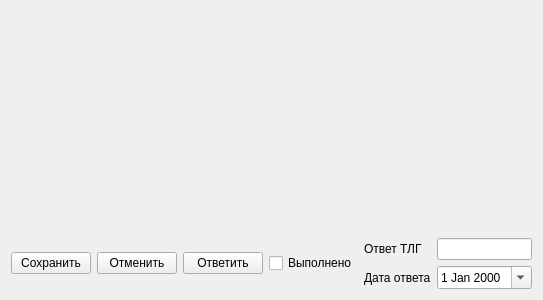
<?xml version="1.0" encoding="UTF-8"?>
<ui version="4.0">
 <class>CompleteForm</class>
 <widget class="QWidget" name="CompleteForm">
  <property name="windowModality">
   <enum>Qt::WindowModal</enum>
  </property>
  <property name="geometry">
   <rect>
    <x>0</x>
    <y>0</y>
    <width>442</width>
    <height>300</height>
   </rect>
  </property>
  <property name="windowTitle">
   <string>Лист контроля</string>
  </property>
  <layout class="QVBoxLayout" name="verticalLayout" stretch="1,0">
   <item>
    <layout class="QHBoxLayout" name="podr_layout"/>
   </item>
   <item>
    <layout class="QHBoxLayout" name="buttons_layout">
     <item>
      <widget class="QPushButton" name="save_btn">
       <property name="text">
        <string>Сохранить</string>
       </property>
      </widget>
     </item>
     <item>
      <widget class="QPushButton" name="cancel_btn">
       <property name="text">
        <string>Отменить</string>
       </property>
      </widget>
     </item>
     <item>
      <widget class="QPushButton" name="create_doc_btn">
       <property name="text">
        <string>Ответить</string>
       </property>
      </widget>
     </item>
     <item>
      <widget class="QCheckBox" name="complete_checkbox">
       <property name="text">
        <string>Выполнено</string>
       </property>
      </widget>
     </item>
     <item>
      <layout class="QFormLayout" name="formLayout">
       <item row="0" column="0">
        <widget class="QLabel" name="otvet_label">
         <property name="text">
          <string>Ответ ТЛГ</string>
         </property>
        </widget>
       </item>
       <item row="0" column="1">
        <widget class="QLineEdit" name="otvet_linedit"/>
       </item>
       <item row="1" column="0">
        <widget class="QLabel" name="otvet_date_label">
         <property name="text">
          <string>Дата ответа</string>
         </property>
        </widget>
       </item>
       <item row="1" column="1">
        <widget class="QDateEdit" name="otvet_dateedit">
         <property name="calendarPopup">
          <bool>true</bool>
         </property>
        </widget>
       </item>
      </layout>
     </item>
    </layout>
   </item>
  </layout>
 </widget>
 <resources/>
 <connections/>
</ui>
